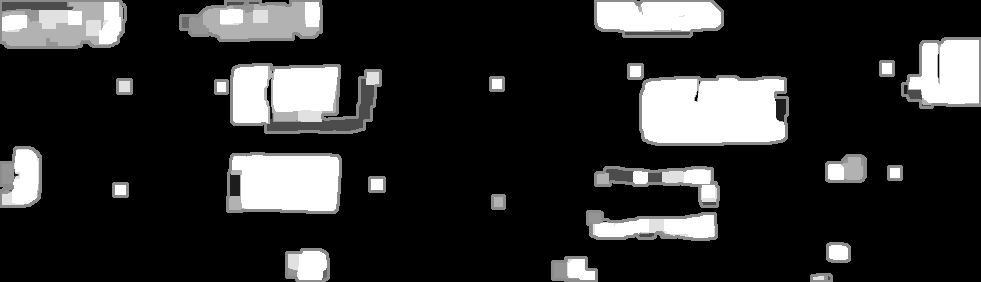
#> input picture ERODE_dilated3.png, 981 x 282 px, found by its file name
$ python color_percentage.py
#> lines starting #> are read from the running program, lines starting #| are printed output that depends on the picture; after the words box and inside, x2 and y2 are one past the last pixel; in counts of white or black regions, pixels touching at a corner belong together
import cv2
import numpy as np
#img_name = input("What's the name of the picture? ")
img = cv2.imread('erode_dilated3.png')
#> img is the input picture: shape (282, 981, 3); min 0, max 255, mean 45.2
original = cv2.imread("CARS_CROPPED3.png")
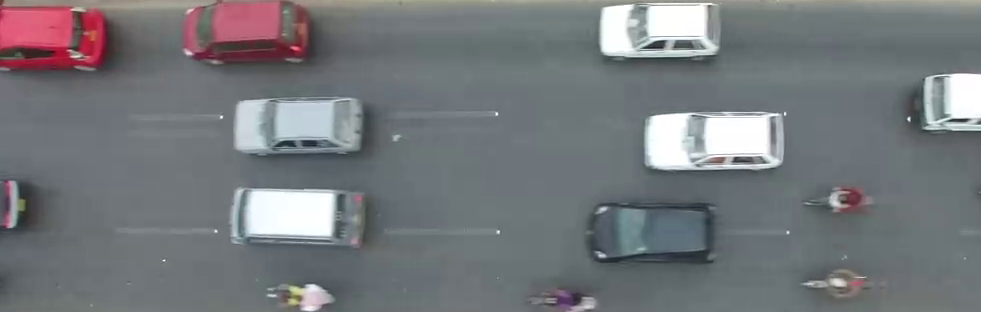
#> input picture CARS_CROPPED3.png, 981 x 312 px
#> original is the input picture: shape (312, 981, 3); mean B, G, R 123.1, 120, 116.8
#img = img[50:,:]
# boundaries for the color red
boundaries = [
    ([150, 150, 150], [255, 255, 255])
    ]
for(lower, upper) in boundaries:
    # creates numpy array from boundaries
    lower = np.array(lower, dtype = "uint8")
    upper = np.array(upper, dtype = "uint8")
    # finds colors in boundaries a applies a mask
    mask = cv2.inRange(img, lower, upper)
    output = cv2.bitwise_and(img, img, mask = mask)
    # saves the image  #cv2.imwrite('2', output)
    cv2.imshow('js',img)
    cv2.waitKey(0)
#> this loop made 1 pass
#> pass 1, `mask = cv2.inRange(img, lower, upper)`:
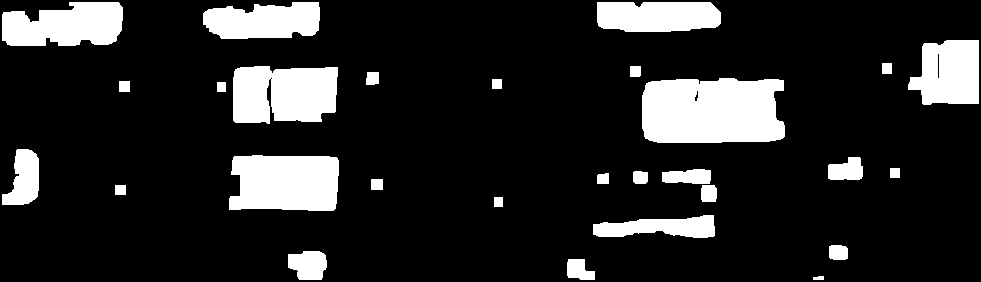
#> mask: shape (282, 981); 15.3% white; 28 white regions, largest, box (x1, y1, x2, y2) and area: (642, 78, 785, 143) 8507, (229, 155, 339, 211) 5573, (233, 66, 338, 124) 5353
#> pass 1, `output = cv2.bitwise_and(img, img, mask = mask)`:
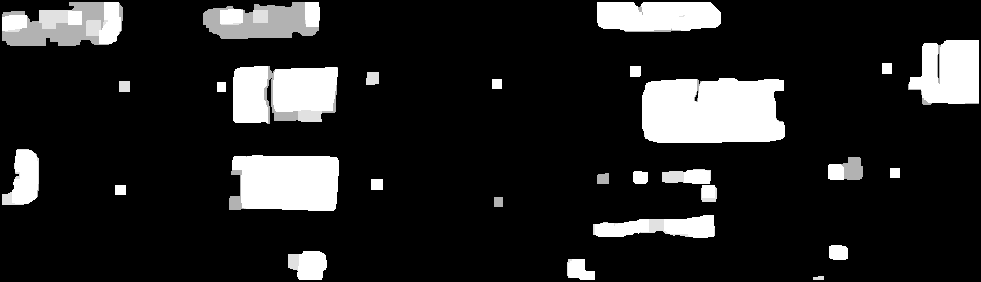
#> output: shape (282, 981, 3); min 0, max 255, mean 36.8
tot_pixel = output.size
#> tot_pixel = 829926
print(img.shape,output.shape)
#| (282, 981, 3) (282, 981, 3)
red_pixel = np.count_nonzero(output)
#> red_pixel = 126843
percentage = round(red_pixel * 100 / tot_pixel, 2)
#> percentage = 15.28

print("WHITE pixels: " + str(red_pixel))
#| WHITE pixels: 126843
print("Total pixels: " + str(tot_pixel))
#| Total pixels: 829926
print("Percentage of WHITE pixels: " + str(percentage) + "%")
#| Percentage of WHITE pixels: 15.28%
print("NON OCCUPANCY OF THE ROAD IS: "+str(100-percentage)+"%")
#| NON OCCUPANCY OF THE ROAD IS: 84.72%
vehicle_count = 100-percentage
#> vehicle_count = 84.72
if vehicle_count <=40:
    print("---------RUNNING 40 -----------")
    cv2.circle(original,(90,100),40,(0,0,255),-1)

    cv2.putText(original," ROAD NON OCCUPANCY IS "+str(vehicle_count),(50,50),cv2.FONT_HERSHEY_COMPLEX,1,(0,0,255),2)
elif vehicle_count <=70:

    print("---------RUNNING 60 -----------")
    cv2.circle(original,(90,100),40,(52,25,48),-1)

    cv2.putText(original," ROAD NON OCCUPANCY IS "+str(vehicle_count),(50,50),cv2.FONT_HERSHEY_COMPLEX,1,(52,25,48),2)

else:

    print("---------RUNNING 80 -----------")
    cv2.circle(original,(90,100),40,(255,0,0),-1)

    cv2.putText(original,"ROAD NON OCCUPANCY IS "+str(vehicle_count),(50,50),cv2.FONT_HERSHEY_COMPLEX,1,(255,0,0),2)
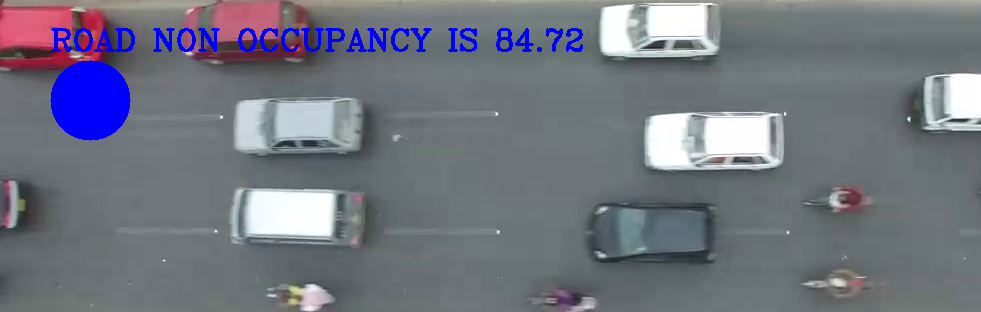
#> original: shape (312, 981, 3); mean B, G, R 127.8, 116.9, 113.4
print("0-40 ==> RED "," 41-70==> PURPLE ","71-100 ==> BLUE")
print(vehicle_count)
#| 84.72
cv2.imshow("ORIGINAL",original)
#cv2.imwrite("New folder/vehicle_count1.png",original)
cv2.waitKey(0)
cv2.destroyAllWindows()
